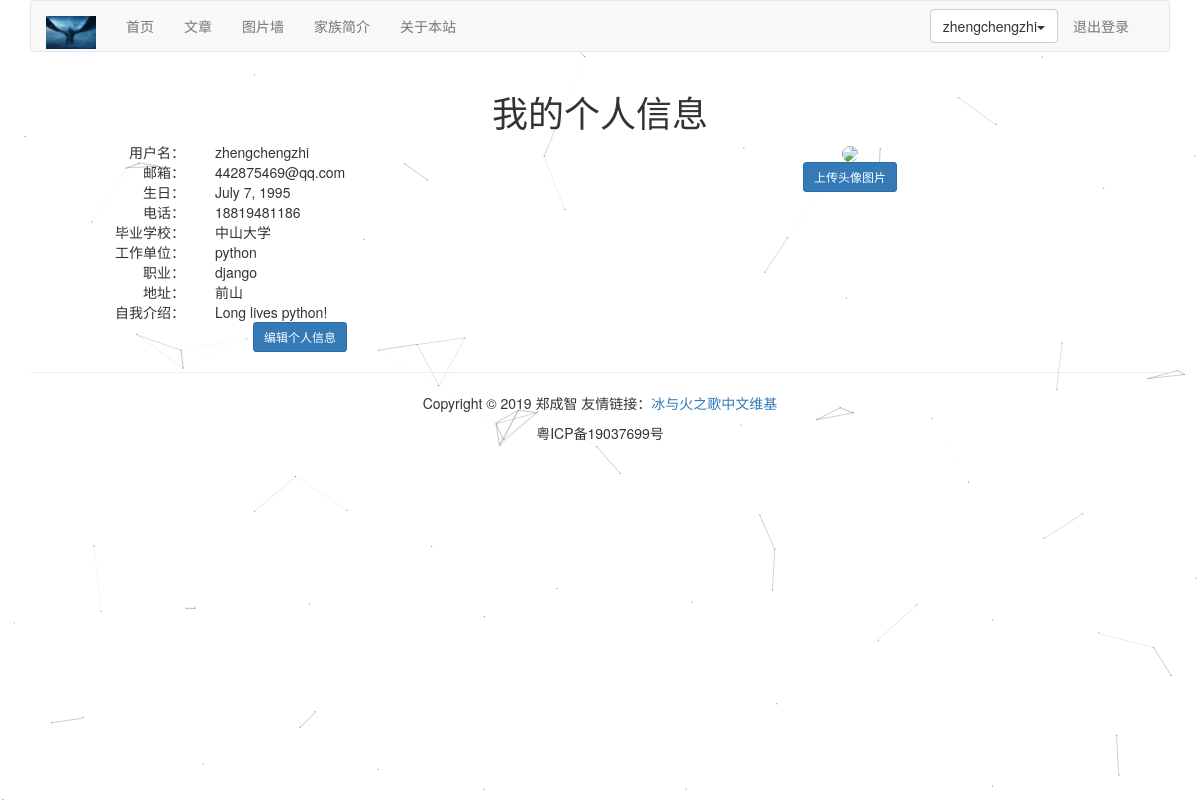
Page /account/my-information/ (signed in) on the committed database.
### account/models.py (models this page shows, shortened)
class UserProfile(models.Model):
    user = models.OneToOneField(User, on_delete=models.CASCADE, unique=True)
    birth = models.DateField(blank=True, null=True)
    phone = models.CharField(max_length=20, null=True)

class UserInfo(models.Model):
    user = models.OneToOneField(User, on_delete=models.CASCADE, unique=True) #unique为true即只能有一个
    school = models.CharField(max_length=100, blank=True)   #blank即用户在前端可以不写
    company = models.CharField(max_length=100, blank=True)
    profession = models.CharField(max_length=100, blank=True)
    address = models.CharField(max_length=100, blank=True)
    aboutme = models.TextField(blank=True)
    photo = models.ImageField(blank=True) #头像可以为空

### account/views.py (the view)
# urls.py: path('my-information/', views.myself, name="my_information"),
@login_required()#判断是否登录
def myself(request):
    userprofile = UserProfile.objects.get(user=request.user) if hasattr(request.user, 'userprofile') else UserProfile.objects.create(user=request.user)
    userinfo = UserInfo.objects.get(user=request.user) if hasattr(request.user, 'userinfo') else UserInfo.objects.create(user=request.user)
    return render(request, "account/myself.html", {"user":request.user, "userinfo":userinfo, "userprofile":userprofile})

### templates/account/myself.html (shortened to what this page needs)
{% extends "base.html" %}
{% block content %}
<div class="row text-center vertical-middle-sm">
    <h1>我的个人信息</h1>
    <div class="row">
        <div class="col-md-6">
            <div class="row">
                <div class="col-md-4 text-right"><span>用户名：</span></div>
                <div class="col-md-8 text-left">{{ user.username }}</div>
            </div>
            <div class="row">
                <div class="col-md-4 text-right"><span>邮箱：</span></div>
                <div class="col-md-8 text-left">{{ user.email }}</div>
            </div>
            <div class="row">
                <div class="col-md-4 text-right"><span>生日：</span></div>
                <div class="col-md-8 text-left">{{ userprofile.birth }}</div>
            </div>
            <div class="row">
                <div class="col-md-4 text-right"><span>电话：</span></div>
                <div class="col-md-8 text-left">{{ userprofile.phone }}</div>
            </div>
            <div class="row">
                <div class="col-md-4 text-right"><span>毕业学校：</span></div>
                <div class="col-md-8 text-left">{{ userinfo.school }}</div>
            </div>
            <div class="row">
                <div class="col-md-4 text-right"><span>工作单位：</span></div>
                <div class="col-md-8 text-left">{{ userinfo.company }}</div>
            </div>
            <div class="row">
                <div class="col-md-4 text-right"><span>职业：</span></div>
                <div class="col-md-8 text-left">{{ userinfo.profession }}</div>
            </div>
            <div class="row">
                <div class="col-md-4 text-right"><span>地址：</span></div>
                <div class="col-md-8 text-left">{{ userinfo.address }}</div>
            </div>
            <div class="row">
                <div class="col-md-4 text-right"><span>自我介绍：</span></div>
                <div class="col-md-8 text-left">{{ userinfo.aboutme }}</div>
            </div>
            <a href="{% url 'account:edit_my_information' %}">
                <button class="btn btn-primary btn-sm">编辑个人信息</button>
            </a>
        </div>
        <div class="col-md-6">
            {% load staticfiles %}
            <div style="margin-right:100px">
                {% if userinfo.photo %}
                <img src="{{ userinfo.photo | striptags }}" class="img-circle" id="my_photo" name="user_face">
                {% else %}
                <img name="user-face" src="{% static 'images/jon.jpg' %}" class="img-circle" width="270px" id="my_photo"/>
                {% endif %}
            </div>
            <div style="margin-right:100px">
                <button class="btn btn-primary btn-sm" id="upload_image" onclick="upload_image_layer()">上传头像图片</button>
            </div>
        </div>
    </div>
</div>
{% endblock content %}

### templates/header.html (shortened to what this page needs)
{% load staticfiles %}
<div class="container">
    <nav class="navbar navbar-default" role="navigation">
        <div class="container-fluid">
            <div class="navbar-header">
                <a class="navbar-brand" href="{% url 'home' %}">
                    <img src="{% static '/images/nightking.jpg' %}" width="50px">
                </a>
            </div>
            <div>
                <ul class="nav navbar-nav" role="navigation">
                    <li><a href="{% url 'home' %}">首页</a></li>
                    <li><a href="{% url 'article:article_titles' %}">文章</a></li>
                    <li><a href="{% url 'image:falls_images' %}">图片墙</a></li>
                    <li><a href="{% url 'blog:blog_title' %}">家族简介</a></li>
                    <li><a href="{% url 'course:about' %}">关于本站</a></li>
                </ul>
                <ul class="nav navbar-nav navbar-right" style="margin-right:10px">
                    {% if user.is_authenticated %}
                    <li>
                        <div class="dropdown" style="margin-top:8px">
                            <button class="btn btn-default dropdown-toggle" type="button" id="dropdownMenu" data-toggle="dropdown">{{ user.username }}<span class="caret"></span></button>
                        </div>
                    </li>
                    <li><a href="{% url 'account:user_logout' %}">退出登录</a></li>
                    {% else %}
                    <li><a href="{% url 'account:user_register' %}">注册</a></li>
                    <li><a href="{% url 'account:user_login' %}">登录</a></li>
                    {% endif %}
                </ul>
            </div>
        </div>
    </nav>
</div>

### rows in the picture
UserProfile: birth "July 7, 1995", phone "18819481186"
UserInfo: school "中山大学", company "python", profession "django", address "前山", aboutme "Long lives python!"

### other values in the picture
{{ user.username }} "zhengchengzhi"
{{ user.email }} "442875469@qq.com"
